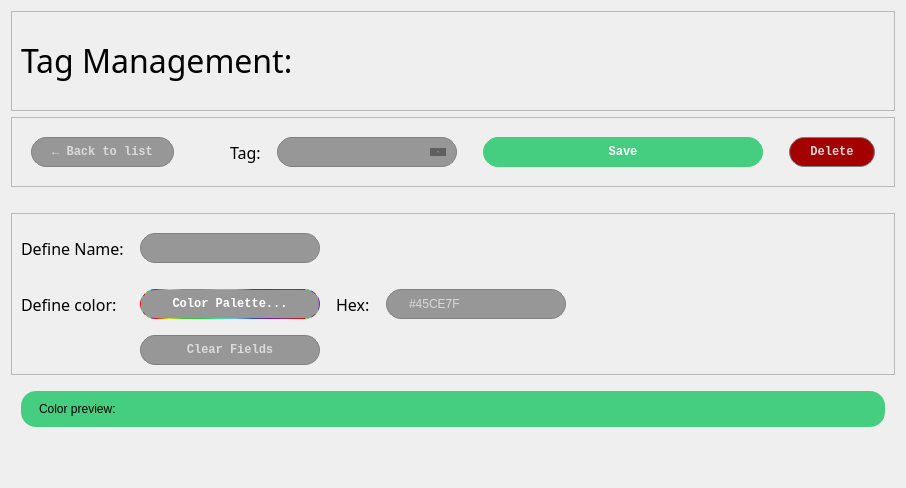
        <widget class="QWidget" name="Tag_Management">
         <attribute name="title">
          <string>Tag management</string>
         </attribute>
         <layout class="QVBoxLayout" name="verticalLayout_7">
          <item>
           <widget class="QFrame" name="frame">
            <property name="sizePolicy">
             <sizepolicy hsizetype="Expanding" vsizetype="Fixed">
              <horstretch>0</horstretch>
              <verstretch>0</verstretch>
             </sizepolicy>
            </property>
            <property name="minimumSize">
             <size>
              <width>0</width>
              <height>100</height>
             </size>
            </property>
            <property name="frameShape">
             <enum>QFrame::StyledPanel</enum>
            </property>
            <property name="frameShadow">
             <enum>QFrame::Raised</enum>
            </property>
            <layout class="QVBoxLayout" name="verticalLayout_8">
             <item>
              <widget class="QLabel" name="label_4">
               <property name="sizePolicy">
                <sizepolicy hsizetype="Expanding" vsizetype="Maximum">
                 <horstretch>0</horstretch>
                 <verstretch>0</verstretch>
                </sizepolicy>
               </property>
               <property name="font">
                <font>
                 <family>Comfortaa</family>
                 <pointsize>24</pointsize>
                </font>
               </property>
               <property name="text">
                <string>Tag Management:</string>
               </property>
              </widget>
             </item>
            </layout>
           </widget>
          </item>
          <item>
           <widget class="QFrame" name="frame_2">
            <property name="minimumSize">
             <size>
              <width>0</width>
              <height>50</height>
             </size>
            </property>
            <property name="styleSheet">
             <string notr="true">QPushButton{
color: rgb(218, 218, 218);
    background-color: rgba(0, 0, 0, 0.37);
    padding: 7px 20px;
    text-align: center;
    text-decoration: none;
    border-color: grey;
    border-style:solid;
    border-width: 1px;
    border-radius: 15px;
    font-family:'Courier New', Courier, monospace;
    margin: 10px;
	margin-bottom: 0px;
	margin-top: 0px;
}</string>
            </property>
            <property name="frameShape">
             <enum>QFrame::StyledPanel</enum>
            </property>
            <property name="frameShadow">
             <enum>QFrame::Raised</enum>
            </property>
            <layout class="QHBoxLayout" name="horizontalLayout_4">
             <item>
              <widget class="QPushButton" name="back2listButton_2">
               <property name="font">
                <font>
                 <family>Courier New</family>
                 <bold>true</bold>
                 <underline>false</underline>
                 <strikeout>false</strikeout>
                </font>
               </property>
               <property name="text">
                <string>← Back to list</string>
               </property>
              </widget>
             </item>
             <item>
              <spacer name="horizontalSpacer_4">
               <property name="orientation">
                <enum>Qt::Horizontal</enum>
               </property>
               <property name="sizeHint" stdset="0">
                <size>
                 <width>40</width>
                 <height>20</height>
                </size>
               </property>
              </spacer>
             </item>
             <item>
              <widget class="QLabel" name="label_10">
               <property name="font">
                <font>
                 <family>Comfortaa</family>
                 <pointsize>12</pointsize>
                </font>
               </property>
               <property name="text">
                <string>Tag:</string>
               </property>
              </widget>
             </item>
             <item>
              <widget class="QComboBox" name="TMTagBox">
               <property name="sizePolicy">
                <sizepolicy hsizetype="Fixed" vsizetype="Fixed">
                 <horstretch>0</horstretch>
                 <verstretch>0</verstretch>
                </sizepolicy>
               </property>
               <property name="minimumSize">
                <size>
                 <width>200</width>
                 <height>0</height>
                </size>
               </property>
               <property name="maximumSize">
                <size>
                 <width>200</width>
                 <height>16777215</height>
                </size>
               </property>
               <property name="font">
                <font>
                 <family>Courier New</family>
                 <bold>true</bold>
                 <underline>false</underline>
                 <strikeout>false</strikeout>
                </font>
               </property>
               <property name="styleSheet">
                <string notr="true">QComboBox{
color: rgb(218, 218, 218);
    background-color: rgba(0, 0, 0, 0.37);
    padding: 6px 20px;
    text-align: center;
    text-decoration: none;
   border-color: grey;
    border-style:solid;
    border-width: 1px;
    border-radius: 15px;
    font-family:'Courier New', Courier, monospace;
    margin: 10px;
}</string>
               </property>
              </widget>
             </item>
             <item>
              <widget class="QPushButton" name="TMSaveButton">
               <property name="sizePolicy">
                <sizepolicy hsizetype="Fixed" vsizetype="Fixed">
                 <horstretch>0</horstretch>
                 <verstretch>0</verstretch>
                </sizepolicy>
               </property>
               <property name="minimumSize">
                <size>
                 <width>300</width>
                 <height>0</height>
                </size>
               </property>
               <property name="font">
                <font>
                 <family>Courier New</family>
                 <bold>true</bold>
                 <underline>false</underline>
                 <strikeout>false</strikeout>
                </font>
               </property>
               <property name="styleSheet">
                <string notr="true">:hover{
background-color:black;
}
QPushButton{
	color: white;
    background-color: #45CE7F;
    padding: 7px 20px;
    text-align: center;
    text-decoration: none;
    border-color: #45CE7F;
    border-style:solid;
    border-width: 1px;
    border-radius: 15px;
    font-family:'Courier New', Courier, monospace;
    margin: 10px;
}</string>
               </property>
               <property name="text">
                <string>Save</string>
               </property>
              </widget>
             </item>
             <item>
              <widget class="QPushButton" name="TMDeleteButton">
               <property name="font">
                <font>
                 <family>Courier New</family>
                 <bold>true</bold>
                 <underline>false</underline>
                 <strikeout>false</strikeout>
                </font>
               </property>
               <property name="styleSheet">
                <string notr="true">:hover{
background-color:black;
border-color:#A40000;
}
QPushButton{
background-color: #A40000;
}</string>
               </property>
               <property name="text">
                <string>Delete</string>
               </property>
              </widget>
             </item>
            </layout>
           </widget>
          </item>
          <item>
           <spacer name="horizontalSpacer_6">
            <property name="orientation">
             <enum>Qt::Horizontal</enum>
            </property>
            <property name="sizeHint" stdset="0">
             <size>
              <width>40</width>
              <height>20</height>
             </size>
            </property>
           </spacer>
          </item>
          <item>
           <widget class="QFrame" name="frame_3">
            <property name="minimumSize">
             <size>
              <width>0</width>
              <height>100</height>
             </size>
            </property>
            <property name="styleSheet">
             <string notr="true">QPushButton{
color: rgb(218, 218, 218);
    background-color: rgba(0, 0, 0, 0.37);
    padding: 7px 20px;
    text-align: center;
    text-decoration: none;
    border-color: grey;
    border-style:solid;
    border-width: 1px;
    border-radius: 15px;
    font-family:'Courier New', Courier, monospace;
    margin: 10px;
	margin-bottom: 0px;
	margin-top: 0px;
}</string>
            </property>
            <property name="frameShape">
             <enum>QFrame::StyledPanel</enum>
            </property>
            <property name="frameShadow">
             <enum>QFrame::Raised</enum>
            </property>
            <layout class="QGridLayout" name="gridLayout">
             <item row="0" column="1">
              <widget class="QLineEdit" name="TMNameEditor">
               <property name="maximumSize">
                <size>
                 <width>200</width>
                 <height>16777215</height>
                </size>
               </property>
               <property name="styleSheet">
                <string notr="true">color: rgb(218, 218, 218);
    background-color: rgba(0, 0, 0, 0.37);
    padding: 6px 20px;
    text-align: center;
    text-decoration: none;
    border-color: grey;
    border-style:solid;
    border-width: 1px;
    border-radius: 15px;
    font-family:'Courier New', Courier, monospace;
    margin: 10px;</string>
               </property>
              </widget>
             </item>
             <item row="1" column="0">
              <widget class="QLabel" name="label_6">
               <property name="font">
                <font>
                 <family>Comfortaa</family>
                 <pointsize>12</pointsize>
                </font>
               </property>
               <property name="text">
                <string>Define color:</string>
               </property>
              </widget>
             </item>
             <item row="0" column="0">
              <widget class="QLabel" name="label_5">
               <property name="sizePolicy">
                <sizepolicy hsizetype="Maximum" vsizetype="Preferred">
                 <horstretch>0</horstretch>
                 <verstretch>0</verstretch>
                </sizepolicy>
               </property>
               <property name="font">
                <font>
                 <family>Comfortaa</family>
                 <pointsize>12</pointsize>
                </font>
               </property>
               <property name="text">
                <string>Define Name:</string>
               </property>
              </widget>
             </item>
             <item row="1" column="5">
              <widget class="QLabel" name="label_7">
               <property name="font">
                <font>
                 <family>Comfortaa</family>
                 <pointsize>12</pointsize>
                </font>
               </property>
               <property name="text">
                <string>Hex:</string>
               </property>
              </widget>
             </item>
             <item row="1" column="1">
              <widget class="QPushButton" name="TMColorSelectorButton">
               <property name="font">
                <font>
                 <family>Courier New</family>
                 <bold>true</bold>
                 <underline>false</underline>
                 <strikeout>false</strikeout>
                </font>
               </property>
               <property name="styleSheet">
                <string notr="true">QPushButton{
	border-color:qlineargradient(spread:pad, x1:0, y1:1, x2:1, y2:1, stop:0 rgba(255, 0, 0, 255), stop:0.094 rgba(210, 224, 36, 255), stop:0.194 rgba(68, 193, 48, 255), stop:0.306 rgba(36, 204, 54, 255), stop:0.428 rgba(50, 235, 149, 255), stop:0.538 rgba(112, 175, 245, 255), stop:0.652 rgba(36, 73, 209, 255), stop:0.766 rgba(130, 21, 191, 255), stop:0.884 rgba(168, 42, 83, 255), stop:1 rgba(255, 0, 0, 255));
	color: white;
	border-width: 1px;
}</string>
               </property>
               <property name="text">
                <string>Color Palette...</string>
               </property>
              </widget>
             </item>
             <item row="1" column="6">
              <widget class="QLineEdit" name="TMColorHexEditor">
               <property name="maximumSize">
                <size>
                 <width>200</width>
                 <height>16777215</height>
                </size>
               </property>
               <property name="styleSheet">
                <string notr="true">color: rgb(218, 218, 218);
    background-color: rgba(0, 0, 0, 0.37);
    padding: 6px 20px;
    text-align: center;
    text-decoration: none;
    border-color: grey;
    border-style:solid;
    border-width: 1px;
    border-radius: 15px;
    font-family:'Courier New', Courier, monospace;
    margin: 10px;</string>
               </property>
               <property name="text">
                <string>#45CE7F</string>
               </property>
              </widget>
             </item>
             <item row="1" column="7">
              <spacer name="horizontalSpacer_5">
               <property name="orientation">
                <enum>Qt::Horizontal</enum>
               </property>
               <property name="sizeHint" stdset="0">
                <size>
                 <width>40</width>
                 <height>20</height>
                </size>
               </property>
              </spacer>
             </item>
             <item row="2" column="1">
              <widget class="QPushButton" name="TMClearFieldsButton">
               <property name="font">
                <font>
                 <family>Courier New</family>
                 <bold>true</bold>
                 <underline>false</underline>
                 <strikeout>false</strikeout>
                </font>
               </property>
               <property name="text">
                <string>Clear Fields</string>
               </property>
              </widget>
             </item>
            </layout>
           </widget>
          </item>
          <item>
           <widget class="QWidget" name="TMColorPreviewWidget" native="true">
            <property name="minimumSize">
             <size>
              <width>0</width>
              <height>50</height>
             </size>
            </property>
            <property name="styleSheet">
             <string notr="true">QWidget{
	background-color: #45CE7F;
    padding: 2px 6px;
    text-align: center;
    text-decoration: none;
	border-color: grey;
    border-style:solid;
    border-width: 0px;
    border-radius: 15px;
    font-family:'Courier New', Courier, monospace;
    margin: 10px;
}</string>
            </property>
            <layout class="QHBoxLayout" name="horizontalLayout_8">
             <item>
              <widget class="QLabel" name="label_11">
               <property name="styleSheet">
                <string notr="true"/>
               </property>
               <property name="text">
                <string>Color preview:</string>
               </property>
              </widget>
             </item>
            </layout>
           </widget>
          </item>
          <item>
           <spacer name="verticalSpacer_2">
            <property name="orientation">
             <enum>Qt::Vertical</enum>
            </property>
            <property name="sizeHint" stdset="0">
             <size>
              <width>20</width>
              <height>40</height>
             </size>
            </property>
           </spacer>
          </item>
         </layout>
        </widget>
